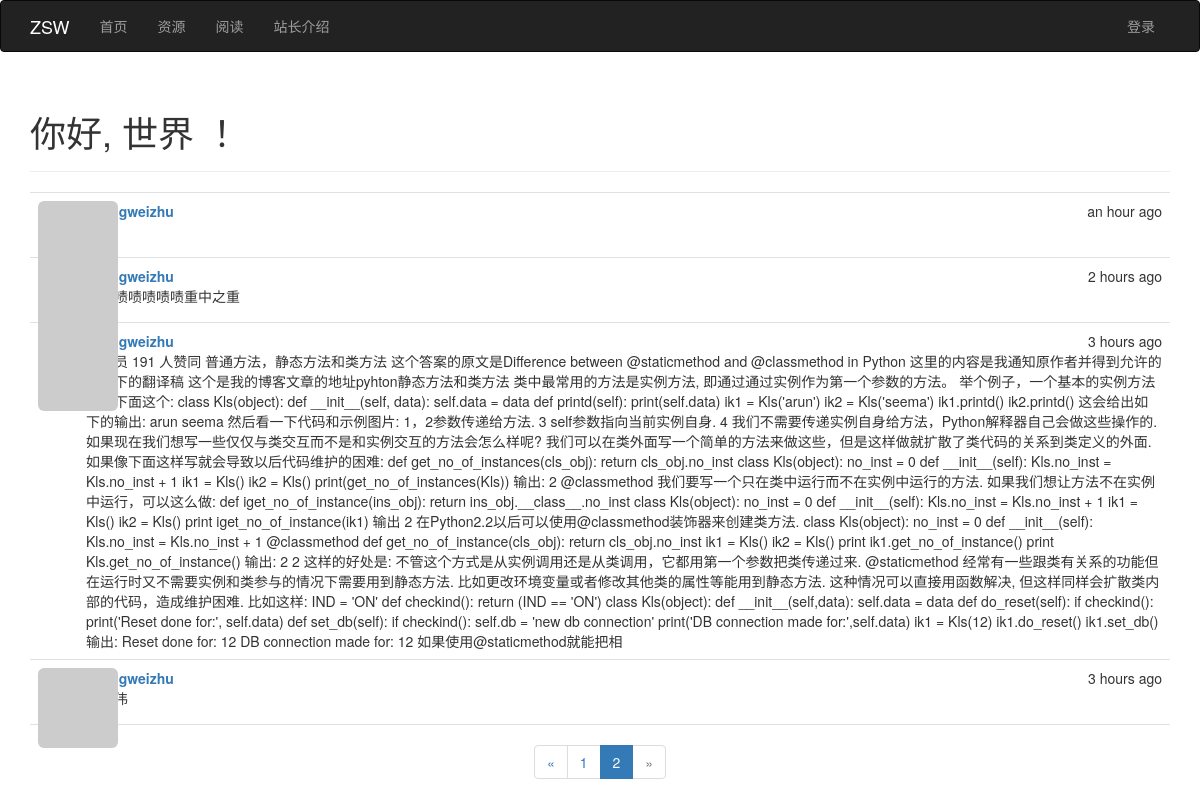
Screenshot of /?page=2 with the database file from the repository.
### app/models.py (models this page shows, shortened)
class Post(db.Model):
    __tablename__ = 'posts'
    id = db.Column(db.Integer, primary_key=True)
    body = db.Column(db.Text)
    timestamp = db.Column(db.DateTime, index=True, default=datetime.utcnow)
    author_id = db.Column(db.Integer, db.ForeignKey('users.id'))

class User(UserMixin,db.Model):
    __tablename__ = 'users'
    id = db.Column(db.Integer, primary_key=True)
    email = db.Column(db.String(128), unique=True, index=True)
    username = db.Column(db.String(64), unique=True, index=True)
    role_id = db.Column(db.Integer, db.ForeignKey('roles.id'))
    password_hash = db.Column(db.String(128))
    name = db.Column(db.String(64))
    location = db.Column(db.String(64))
    about_me = db.Column(db.Text())
    member_since = db.Column(db.DateTime(), default=datetime.utcnow)
    last_seen = db.Column(db.DateTime(), default=datetime.utcnow)
    posts = db.relationship('Post', backref='author', lazy='dynamic')
    @property
    def password(self):
        raise AttributeError('password is not a readable attribute')
    def gravatar(self, size=100, default='identicon', rating='g'):
        if request.is_secure:
            url = 'https://secure.gravatar.com/avatar'
        else:
            url = 'http://www.gravatar.com/avatar'
        hash = hashlib.md5(self.email.encode('utf-8')).hexdigest()
        return '{url}/{hash}?s={size}&d={default}&r={rating}'.format(
            url=url, hash=hash, size=size, default=default, rating=rating)

### app/main/views.py (the view)
@main.route('/', methods=['GET', 'POST'])
def index():
    page = request.args.get('page', 1, type=int)
    pagination = Post.query.order_by(Post.timestamp.desc()).paginate(
        page, per_page=current_app.config['FLASKY_POSTS_PER_PAGE'],
        error_out=False)
    posts = pagination.items
    return render_template('index.html', posts=posts, pagination=pagination)

### app/auth/views.py (called while the page is built)
@auth.before_app_request
def before_request():
    if current_user.is_authenticated:
        current_user.ping()

### app/main/__init__.py (called while the page is built)
@main.app_context_processor
def inject_permissions():
    return dict(Permission=Permission)

### app/models.py (called while the page is built)
    def is_administrator(self):
        return False

### app/templates/index.html
{% extends "base.html" %}
{% import "_macros.html" as macros %}
{% block page_content %}
    <div class="page-header">
        <h1>你好,
            {% if current_user.is_authenticated %}
                {{ current_user.username }}
            {% else %}世界
            {% endif %}！
        </h1>
    </div>
    {% include '_posts.html' %}
    {% if pagination %}
    <div class="pagination">
        {{ macros.pagination_widget(pagination, '.index') }}
    </div>
    {% endif %}
{% endblock %}

### app/templates/_posts.html
<ul class="posts">
    {% for post in posts %}
        <li class="post">
            <div class="post-thumbnail">
                <a href="{{ url_for('.user', username=post.author.username) }}">
                    <img class="img-rounded profile-thumbnail" src="{{ post.author.gravatar(size=40) }}">
                </a>
            </div>
            <div class="post-content">
                <div class="post-date">
                    {{ moment(post.timestamp).fromNow() }}
                </div>
                <div class="post-author">
                    <a href="{{ url_for('.user', username=post.author.username) }}">
                        {{ post.author.username }}
                    </a>
                </div>
                <div class="post-body">
                    {{ post.body }}
                </div>
            </div>
        </li>
    {% endfor %}
</ul>

### app/static/styles.css (style rules this page uses)
.profile-thumbnail { position: absolute; }
ul.posts { list-style-type: none; padding: 0px; margin: 16px 0px 0px 0px; border-top: 1px solid #e0e0e0; }
ul.posts li.post { padding: 8px; border-bottom: 1px solid #e0e0e0; }
div.post-date { float: right; }
div.post-author { font-weight: bold; }
div.post-thumbnail { position: absolute; }
div.post-content { margin-left: 48px; min-height: 48px; }
div.pagination { width: 100%; text-align: center; padding: 0px; margin: 0px; }

### rows the page displays
Post: timestamp "an hour ago", author.username "shengweizhu"
Post: timestamp "2 hours ago", author.username "shengweizhu", body "在啧啧啧啧啧啧重中之重"
Post: timestamp "3 hours ago", author.username "shengweizhu", body "程序员 191 人赞同 普通方法，静态方法和类方法 这个答案的原文是Difference between @staticmethod and @classmethod in Python 这里的内容是我通知原作者并得到允许的情况下的翻译稿 这个是我的博客文章的地址pyhton静态方法和类方法 类中最常用的方法是实例方法, 即通过通过实例作为第一个参数的方法。 举个例子，一个基本的实例方法就向下面这个: class Kls(object): def __init__(self, data): self.data = data def printd(self): print(self.data) ik1 = Kls('arun') ik2 = Kls('seema') ik1.printd() ik2.printd() 这会给出如下的输出: arun seema 然后看一下代码和示例图片: 1，2参数传递给方法. 3 self参数指向当前实例自身. 4 我们不需要传递实例自身给方法，Python解释器自己会做这些操作的. 如果现在我们想写一些仅仅与类交互而不是和实例交互的方法会怎么样呢? 我们可以在类外面写一个简单的方法来做这些，但是这样做就扩散了类代码的关系到类定义的外面. 如果像下面这样写就会导致以后代码维护的困难: def get_no_of_instances(cls_obj): return cls_obj.no_inst class Kls(object): no_inst = 0 def __init__(self): Kls.no_inst =…"
Post: timestamp "3 hours ago", author.username "shengweizhu"

### other values shown
{{ p }} "1"
{{ p }} "2"
